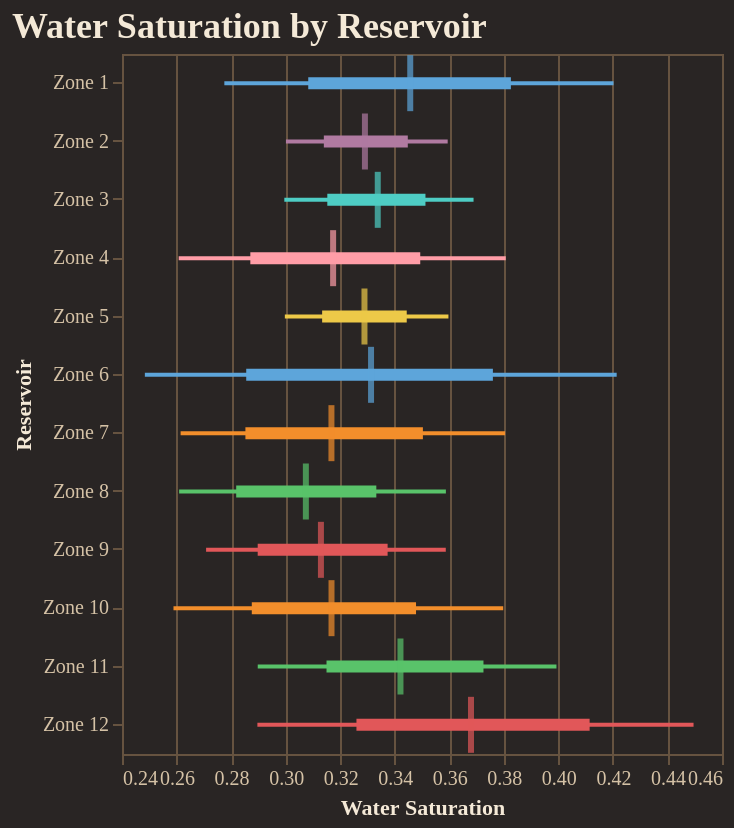

The code cell stored with this chart in its notebook:
### Code cell
fig = reporter.plotter.forest_plot(
    "Water Saturation", 
    backend=PLOTTING_BACKEND
)
fig.show()

### Figure 1 — Vega-Lite specification as saved in the notebook (floating-point values rounded to 4 significant figures)
{"config": {"background": "#292524", "view": {"fill": "#292524", "stroke": "#665340"}, "title": {"color": "#f4e9d7", "font": "Merriweather", "fontSize": 18, "fontWeight": 600, "subtitleColor": "#d5c2a6", "anchor": "start"}, "axis": {"domainColor": "#665340", "gridColor": "#665340", "tickColor": "#665340", "labelColor": "#d5c2a6", "titleColor": "#f4e9d7", "labelFont": "Merriweather", "titleFont": "Merriweather"}, "legend": {"titleColor": "#f4e9d7", "labelColor": "#d5c2a6", "labelFont": "Merriweather", "titleFont": "Merriweather", "orient": "top-right", "symbolType": "circle"}, "header": {"labelColor": "#d5c2a6", "titleColor": "#f4e9d7", "labelFont": "Merriweather", "titleFont": "Merriweather"}, "mark": {"color": "#c78d3b"}, "line": {"color": "#c78d3b"}, "bar": {"color": "#c78d3b"}, "point": {"color": "#ddb06d"}, "area": {"color": "#c78d3b", "opacity": 0.35}, "text": {"color": "#f4e9d7", "font": "Merriweather"}, "range": {"category": ["#5DA5DA", "#F28E2B", "#59C36A", "#E15759", "#B07AA1", "#4ECDC4", "#FF9DA7", "#EDC948"]}}, "layer": [{"mark": {"type": "rule", "strokeWidth": 2}, "encoding": {"color": {"field": "group", "legend": null, "type": "nominal"}, "x": {"field": "p10", "scale": {"zero": false}, "title": "Water Saturation", "type": "quantitative"}, "x2": {"field": "p90"}, "y": {"field": "group", "sort": ["Zone 1", "Zone 2", "Zone 3", "Zone 4", "Zone 5", "Zone 6", "Zone 7", "Zone 8", "Zone 9", "Zone 10", "Zone 11", "Zone 12"], "title": "Reservoir", "type": "nominal"}}}, {"mark": {"type": "rule", "strokeWidth": 6}, "encoding": {"color": {"field": "group", "legend": null, "type": "nominal"}, "x": {"field": "p25", "scale": {"zero": false}, "title": "Water Saturation", "type": "quantitative"}, "x2": {"field": "p75"}, "y": {"field": "group", "sort": ["Zone 1", "Zone 2", "Zone 3", "Zone 4", "Zone 5", "Zone 6", "Zone 7", "Zone 8", "Zone 9", "Zone 10", "Zone 11", "Zone 12"], "title": "Reservoir", "type": "nominal"}}}, {"mark": {"type": "tick", "color": "black", "size": 28, "thickness": 3}, "encoding": {"color": {"field": "group", "legend": null, "type": "nominal"}, "tooltip": [{"field": "group", "title": "Group", "type": "nominal"}, {"field": "p10", "title": "P10", "type": "quantitative"}, {"field": "p25", "title": "P25", "type": "quantitative"}, {"field": "median", "title": "Median", "type": "quantitative"}, {"field": "p75", "title": "P75", "type": "quantitative"}, {"field": "p90", "title": "P90", "type": "quantitative"}], "x": {"field": "median", "scale": {"zero": false}, "title": "Water Saturation", "type": "quantitative"}, "y": {"field": "group", "sort": ["Zone 1", "Zone 2", "Zone 3", "Zone 4", "Zone 5", "Zone 6", "Zone 7", "Zone 8", "Zone 9", "Zone 10", "Zone 11", "Zone 12"], "title": "Reservoir", "type": "nominal"}}}], "data": {"name": "data-74fbc15ed86e84e96a443aa2eab92d18"}, "height": 350, "title": "Water Saturation by Reservoir", "width": "container", "$schema": "https://vega.github.io/schema/vega-lite/v5.20.1.json", "datasets": {"data-74fbc15ed86e84e96a443aa2eab92d18": [{"group": "Zone 1", "p10": 0.2775, "p25": 0.3083, "median": 0.3457, "p75": 0.3826, "p90": 0.4202}, {"group": "Zone 2", "p10": 0.3001, "p25": 0.314, "median": 0.3291, "p75": 0.3448, "p90": 0.3594}, {"group": "Zone 3", "p10": 0.2995, "p25": 0.3153, "median": 0.3338, "p75": 0.3513, "p90": 0.3689}, {"group": "Zone 4", "p10": 0.2608, "p25": 0.2871, "median": 0.3174, "p75": 0.3494, "p90": 0.3807}, {"group": "Zone 5", "p10": 0.2997, "p25": 0.3134, "median": 0.3289, "p75": 0.3444, "p90": 0.3597}, {"group": "Zone 6", "p10": 0.2484, "p25": 0.2855, "median": 0.3313, "p75": 0.376, "p90": 0.4214}, {"group": "Zone 7", "p10": 0.2615, "p25": 0.2852, "median": 0.3168, "p75": 0.3503, "p90": 0.3805}, {"group": "Zone 8", "p10": 0.2609, "p25": 0.2819, "median": 0.3074, "p75": 0.3333, "p90": 0.3588}, {"group": "Zone 9", "p10": 0.2708, "p25": 0.2898, "median": 0.3129, "p75": 0.3374, "p90": 0.3587}, {"group": "Zone 10", "p10": 0.2589, "p25": 0.2876, "median": 0.3168, "p75": 0.3478, "p90": 0.3798}, {"group": "Zone 11", "p10": 0.2898, "p25": 0.315, "median": 0.3421, "p75": 0.3725, "p90": 0.3993}, {"group": "Zone 12", "p10": 0.2896, "p25": 0.326, "median": 0.368, "p75": 0.4115, "p90": 0.4496}]}}
